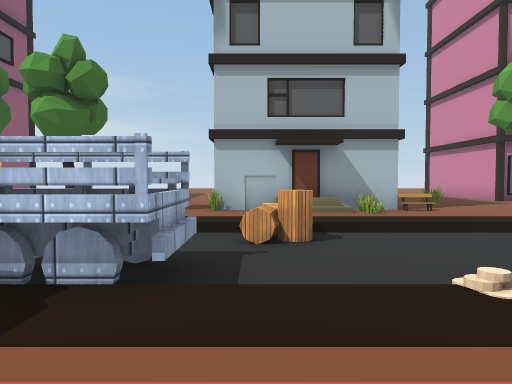
View 1 (above)

24 first-person views from a walk through a 3-D level made in the Unity game engine. The camera is 1.4 m above the floor, tilts 2° down and sees 70° across. The floor is counted in squares, 2 m on a side. Each view is taken from the middle of a square. On the plan, view 1 faces up. The plan holds only what a view shows up to about 11 squares ahead; the rest is blank. The place goes on beyond the plan. Some surface patterns are stand-ins.

View 2
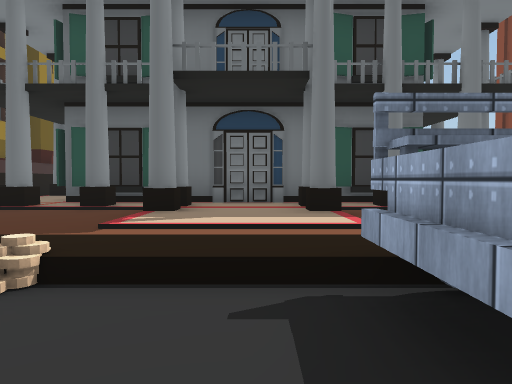

View 3
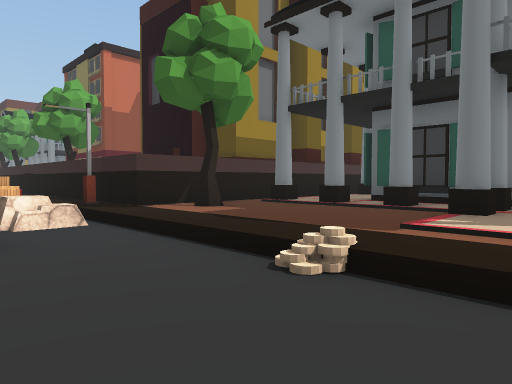

View 4
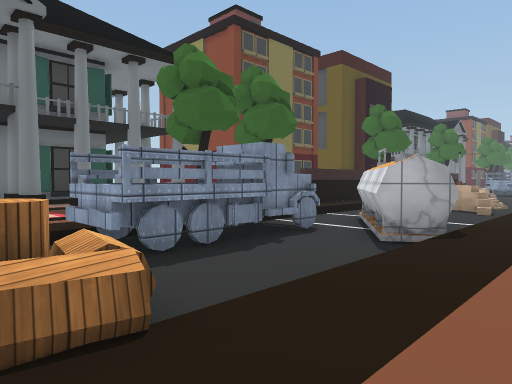

View 5
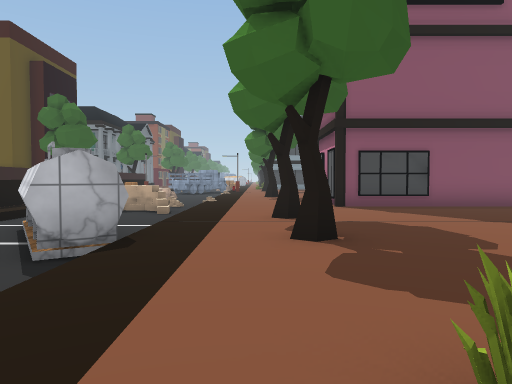

View 6
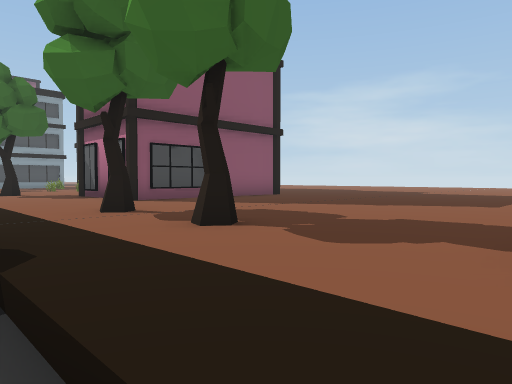

View 7
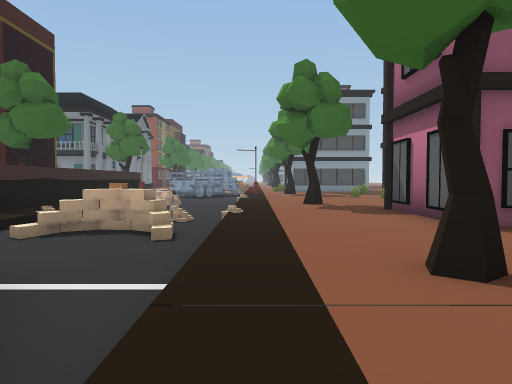

View 8
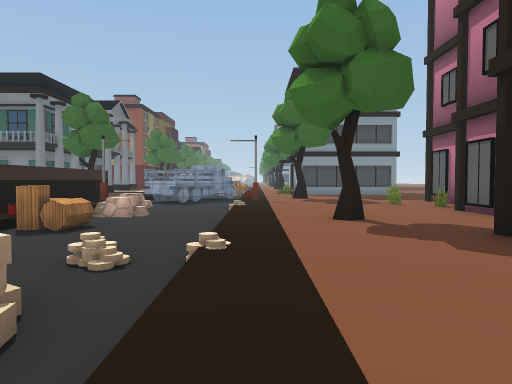

View 9
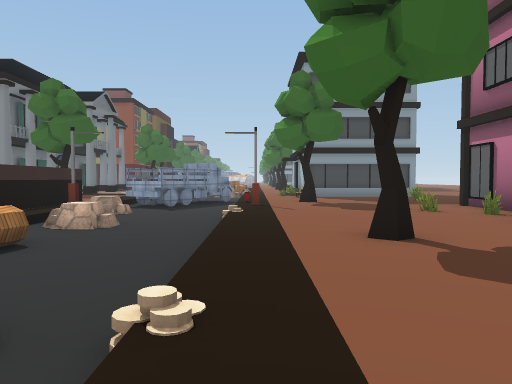

View 10
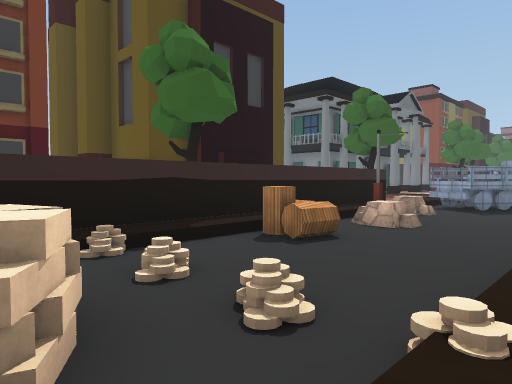

View 11
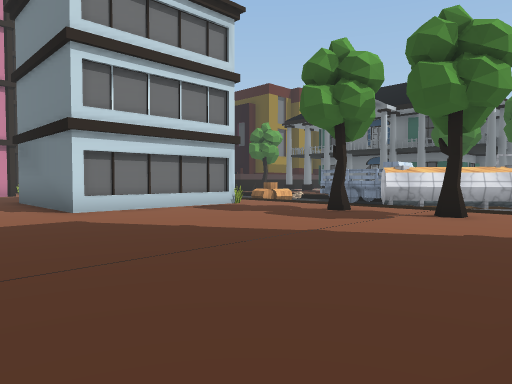

View 12
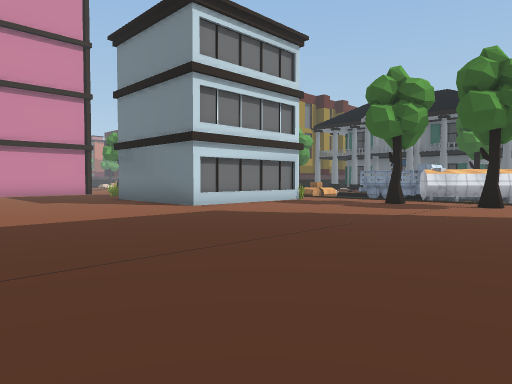

View 13
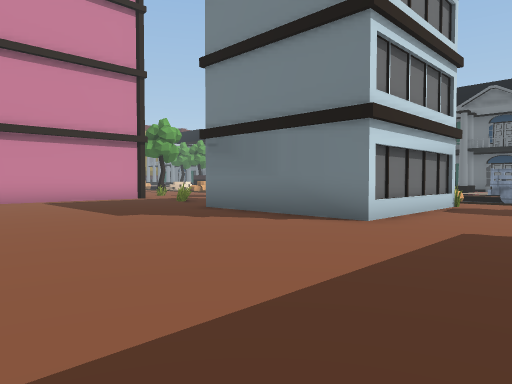

View 14
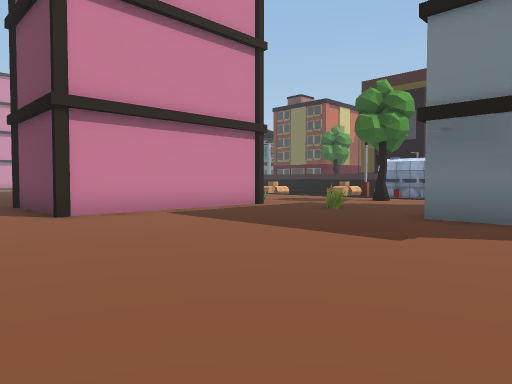

View 15
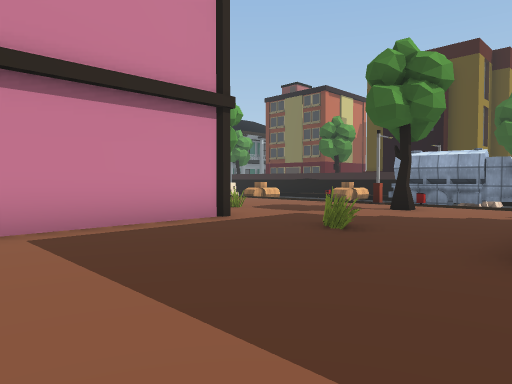

View 16
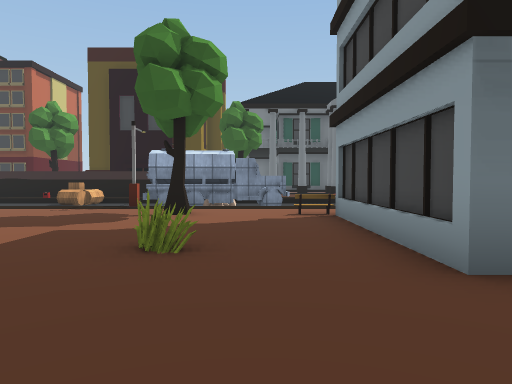

View 17
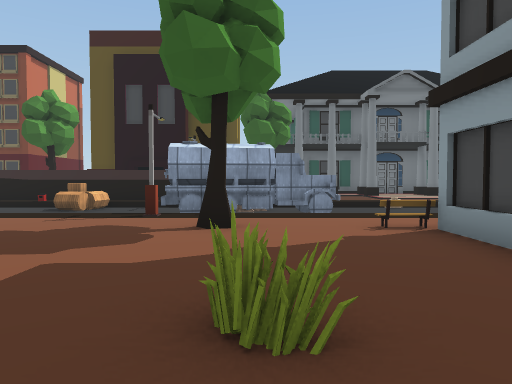

View 18
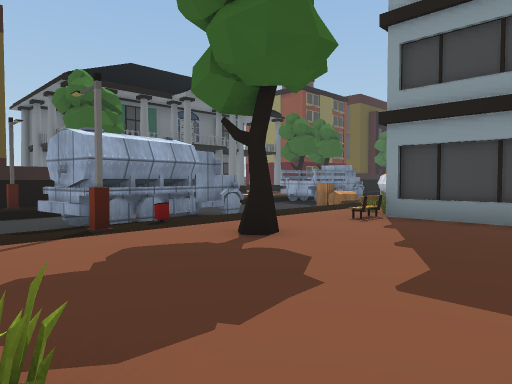

View 19
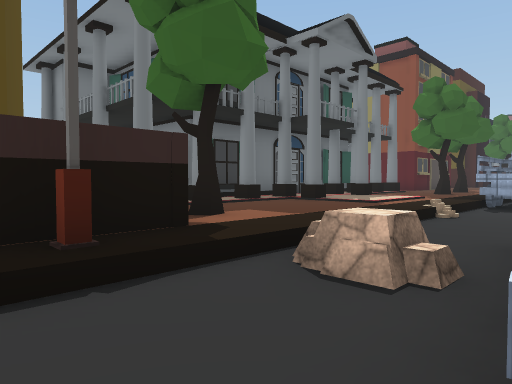

View 20
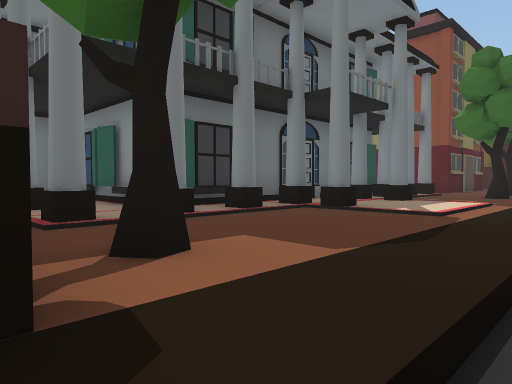

View 21
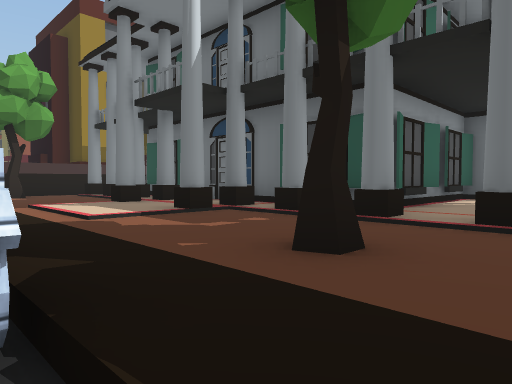

View 22
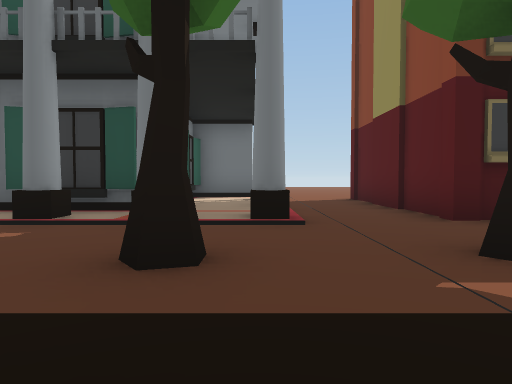

View 23
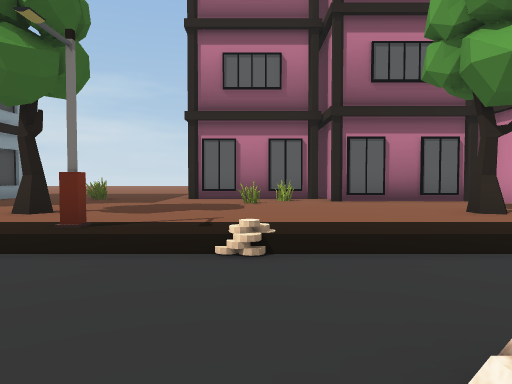

View 24
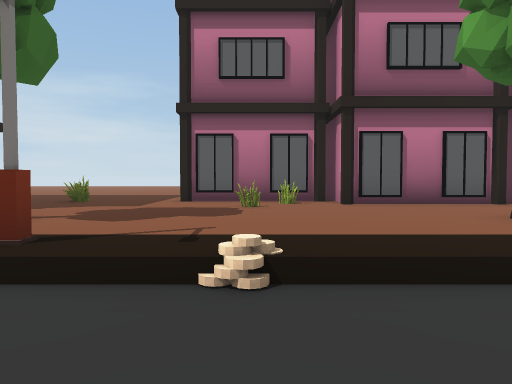

### Floor plan
Key: @ floor where view 1 was taken; # wall or solid block; . main floor; - floor 0.5 m lower than the main floor; / step, stairs or slope; = window, fence, low wall or low ledge; T tree; B bench; A barrel; R truck; U building; C rock; L lamp; O other object.
Columns run from 21 left of view 1 to 10 right of it. Each row starts with its distance up from view 1.
 20                       ....
 19             .... .... .........
 18             ....................
 17             ..................##
 16             ..................#
 15            #..................#
 14 ..   #     #..................#
 13 ..####     #........#####.....#
 12 ....########........#   #..=....
 11 ...=.....###........#   #......=
 10 .........###........#   #.......
  9 T......T......T..T..#####B..T...
  8 ........................=.......
  7 .L...........................L..
  6 ----------------##---AA---RRRR-
  5 ---------/OO---##--------RRRRR-
  4 R---C-A--/-O--##-RRRR------C----
  3 -CC-C-AA-/-------RRRR--/---C----
  2  L############ -.............L##
  1        T      T-.T.........T##
  0               .-....U@U.....#
 -1              ..-UU..U U.UU..#
 -2              #.-   UU       #
 -3              #.-U U      U  #
 -4              #.-  U      U  #
 -5              #.-U U      U  #
 -6              #.-  U      U  #
 -7               .-UUU      UU
 -8                           U

Positions as (right, up) in squares from view 1, and headings:
1: (0, 0), facing up
2: (0, 5), facing down
3: (0, 5), facing down-right
4: (1, 8), facing down-left
5: (0, 8), facing left
6: (-1, 6), facing up-left
7: (-4, 7), facing left
8: (-8, 7), facing left
9: (-10, 7), facing left
10: (-10, 7), facing down-left
11: (-9, 16), facing down-right
12: (-9, 19), facing down-right
13: (-4, 19), facing down-right
14: (1, 20), facing down-right
15: (3, 17), facing down-right
16: (5, 16), facing down
17: (6, 14), facing down
18: (10, 12), facing down-left
19: (9, 5), facing down-left
20: (7, 3), facing down-left
21: (-6, 3), facing down-right
22: (-5, 3), facing down
23: (-18, 3), facing up
24: (-18, 4), facing up
